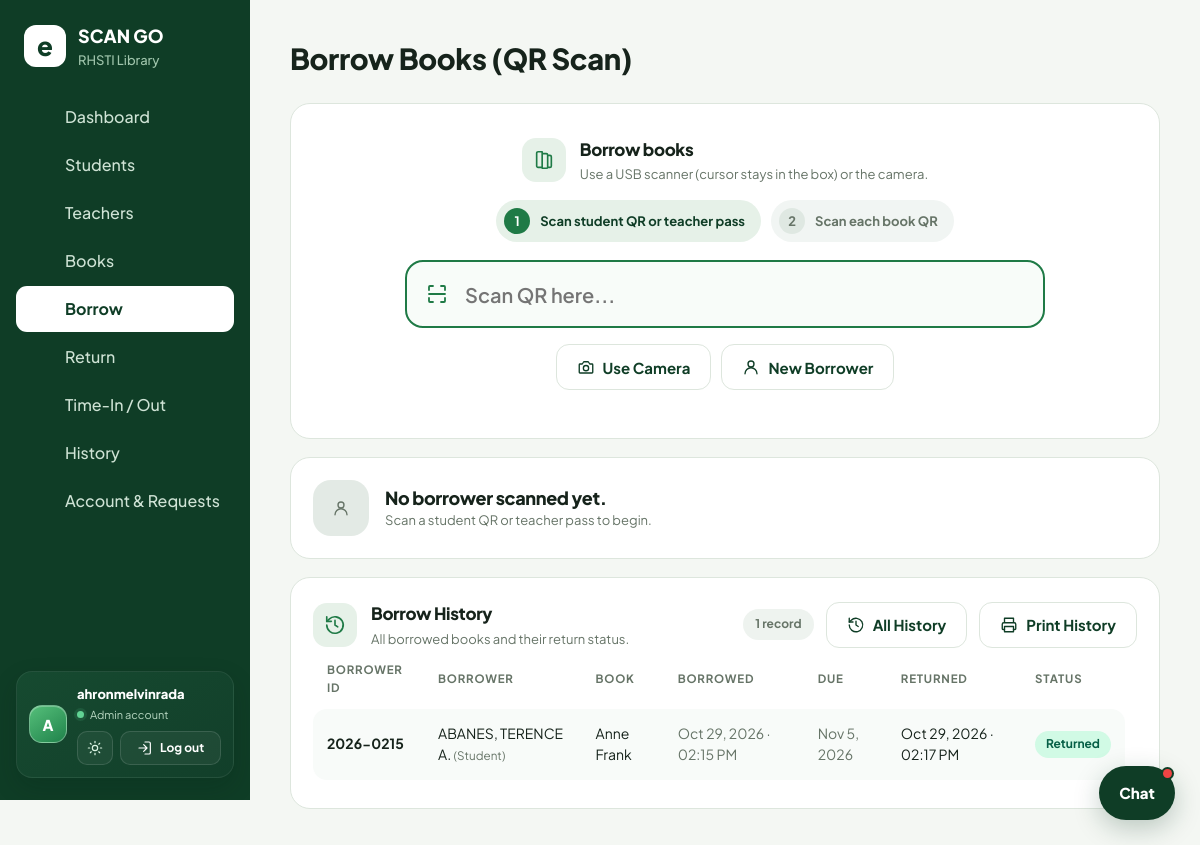
/sourcecode/borrow.php (signed in), run on the app's committed database.
### tables this page shows
CREATE TABLE `settings` (
  `k` varchar(64) NOT NULL,
  `v` text DEFAULT NULL
);

CREATE TABLE `borrowings` (
  `id` int(11) NOT NULL,
  `student_id` int(11) DEFAULT NULL,
  `teacher_id` int(11) DEFAULT NULL,
  `book_id` int(11) NOT NULL,
  `borrowed_at` datetime NOT NULL,
  `due_date` date DEFAULT NULL,
  `returned_at` datetime DEFAULT NULL
);

CREATE TABLE `books` (
  `id` int(11) NOT NULL,
  `accession_no` varchar(30) NOT NULL,
  `title` varchar(200) NOT NULL,
  `author` varchar(120) DEFAULT NULL,
  `publisher` varchar(120) DEFAULT NULL,
  `category` varchar(60) DEFAULT NULL,
  `quantity` int(11) DEFAULT 1,
  `available` int(11) DEFAULT 1
);

### sourcecode/borrow.php (the view, shortened to what the rows shown need)
<?php
require 'config.php';
require 'Ui2026.PHP';
$history=$pdo->query("SELECT COALESCE(s.student_no,t.teacher_no) AS borrower_no,
  COALESCE(s.name,t.name) AS borrower_name,CASE WHEN r.teacher_id IS NULL THEN 'Student' ELSE 'Teacher' END AS borrower_type,
  b.title,r.borrowed_at,r.due_date,r.returned_at
  FROM borrowings r
  LEFT JOIN students s ON s.id=r.student_id
  LEFT JOIN teachers t ON t.id=r.teacher_id
  JOIN books b ON b.id=r.book_id
  ORDER BY r.borrowed_at DESC,r.id DESC")->fetchAll();
head('Borrow Books (QR Scan)');
?>
<div class="pg">
<div class="card print-history">
  <div class="tw">
    <table>
      <tr><th>Borrower ID</th><th>Borrower</th><th>Book</th><th>Borrowed</th><th>Due</th><th>Returned</th><th>Status</th></tr>
      <tbody id="history-rows">
      <?php foreach($history as $r):
        $returned=!empty($r['returned_at']);
        $late=!empty($r['due_date'])&&($returned
          ? substr($r['returned_at'],0,10)>$r['due_date']
          : $r['due_date']<date('Y-m-d'));
        $status=$returned?($late?'Returned late':'Returned'):($late?'Overdue':'Borrowed');
        $statusClass=$late?'late':($returned?'ok':'out');
      ?>
      <tr>
        <td><?=h($r['borrower_no'])?></td>
        <td><?=h($r['borrower_name'])?> <small class="muted">(<?=h($r['borrower_type'])?>)</small></td>
        <td><?=h($r['title'])?></td>
        <td class="muted"><?=h(date('M j, Y · h:i A',strtotime($r['borrowed_at'])))?></td>
        <td class="muted"><?= $r['due_date']?h(date('M j, Y',strtotime($r['due_date']))):'—' ?></td>
        <td><?= $returned?h(date('M j, Y · h:i A',strtotime($r['returned_at']))):'—' ?></td>
        <td><span class="pill <?=$statusClass?>"><?=h($status)?></span></td>
      </tr>
      <?php endforeach;?>
      </tbody>
    </table>
  </div>
</div>
</div>
<?php foot('<script src="https://unpkg.com/html5-qrcode@2.3.8/html5-qrcode.min.js"></script><script>
let borrower=null;
const EMPTY=\'<div class="whocard"><div class="av off">?</div><div><div class="nm">No borrower scanned yet.</div><div class="sub">Scan a student QR or teacher pass to begin.</div></div></div>\';
function steps(on){s1.className="step"+(on?" done":" on");s2.className="step"+(on?" on":"");}
async function handle(v){
 if(window.scanFeedbackOpen)return;
 prepareScanFeedbackAudio();
 if(v.startsWith("STU:")||v.startsWith("TCH:")||!borrower&&!v.startsWith("BK:")){const r=await api("student",{code:v});flash(r.ok,r.msg);
  if(r.ok){borrower=(r.borrower_type==="teacher"?"TCH:":"STU:")+r.borrower_code;
   who.innerHTML=\'<div class="whocard"><div class="av">\'+esc((r.student.name||"?").trim().charAt(0).toUpperCase())+\'</div><div><div class="nm">\'+esc(r.student.name)+\'</div><div class="sub">\'+esc(r.borrower_type==="teacher"?"Teacher pass · ":"Student ID · ")+esc(r.borrower_code)+\'</div></div><div class="loans"><b>\'+esc(String(r.active))+\'</b><small>Active loans</small></div></div>\';
   steps(true);
   showScanFeedback("Borrower identified","Ready to scan books for this borrower.",r.profile,"",()=>scan.focus());}return;}
 if(!borrower){flash(false,"Scan a student QR or teacher pass first.");return;}
 const r=await api("borrow",{student:borrower,code:v});
 flash(r.ok,r.ok?"QR SCAN COMPLETE — "+r.msg:r.msg);
 if(r.ok){
  const body=document.getElementById("history-rows");
  const empty=body.querySelector("td[colspan]");
  if(empty)empty.parentElement.remove();
  const row=document.createElement("tr");
  const values=[
   [r.student_no,""],[r.student_name+" ("+(r.borrower_type==="teacher"?"Teacher":"Student")+")",""],[r.title,""],
   [r.borrowed_display,"muted"],[r.due_display,"muted"],["—",""],
   ["Borrowed","pill out"]
  ];
  values.forEach(([value,className])=>{const cell=document.createElement("td");cell.textContent=value;cell.className=className;row.appendChild(cell);});
  body.prepend(row);
  const count=body.querySelectorAll("tr").length;
  document.getElementById("history-count").textContent=count+" record"+(count===1?"":"s");
  showScanFeedback("Book borrowed","Loan recorded successfully.",r.profile,r.title,()=>scan.focus());
 }}
bindScanner(scan,handle);cam.onclick=()=>{prepareScanFeedbackAudio();startCamera("reader",handle);};
reset.onclick=()=>{borrower=null;who.innerHTML=EMPTY;steps(false);scan.focus();};
</script>');

### sourcecode/config.php (shortened to what the rows shown need)
<?php
      function h($s){return htmlspecialchars((string)$s,ENT_QUOTES);}
      function csrf_token(){
        return $_SESSION['csrf_token'];
      }
      function pwa_head_assets(){
        return '<link rel="manifest" href="manifest.json"><meta name="theme-color" content="#0f3d26"><meta name="apple-mobile-web-app-capable" content="yes"><meta name="apple-mobile-web-app-status-bar-style" content="default"><link rel="apple-touch-icon" href="assets/app-icon-180.png"><link rel="icon" href="assets/app-icon.svg" type="image/svg+xml"><script>window.addEventListener("load",function(){if("serviceWorker" in navigator&&window.isSecureContext){navigator.serviceWorker.register("sw.js").catch(function(error){console.error("Service worker registration failed:",error);});}});</script>';
      }
      function head($title){
        $p=basename($_SERVER['PHP_SELF']);$role=$_SESSION['u']['role']??'';
        $libraryName=function_exists('setting')?setting($GLOBALS['pdo'],'library_name','eSmartlib'):'eSmartlib';
        $schoolName=function_exists('setting')?setting($GLOBALS['pdo'],'school_name','RHSTI Library'):'RHSTI Library';
        $logoPath=function_exists('setting')?setting($GLOBALS['pdo'],'library_logo','assets/rhsti-school-logo.jpg'):'assets/rhsti-school-logo.jpg';
        $logoAllowed=$logoPath==='assets/rhsti-school-logo.jpg'||(strpos($logoPath,'uploads/library/')===0&&strpos($logoPath,'..')===false);
        $logoFile=$logoAllowed&&is_file(__DIR__.'/'.$logoPath)?$logoPath:'';
        $brandMark=$logoFile?'<img src="'.h($logoFile).'?v='.filemtime(__DIR__.'/'.$logoFile).'" alt="" style="width:42px;height:42px;object-fit:contain;flex:none;border-radius:12px;background:#fff;padding:3px">':'<i>e</i>';
        echo '<!doctype html><html lang="en"><head><meta charset="utf-8"><meta name="viewport" content="width=device-width, initial-scale=1"><title>'.h($title).' - '.h($libraryName).' | '.h($schoolName).'</title>'.pwa_head_assets().'<script>try{var t=localStorage.getItem("theme");if(t)document.documentElement.dataset.theme=t}catch(e){}</script><link rel="preconnect" href="https://fonts.googleapis.com"><link rel="stylesheet" href="https://fonts.googleapis.com/css2?family=Plus+Jakarta+Sans:wght@400;500;600;700;800&display=swap"><link rel="stylesheet" href="assets/style.css?v='.filemtime(__DIR__.'/assets/style.css').'"></head><body><div class="app'.($role==='student'?' student-app'.($p==='student.php'?' student-dashboard':''):($role==='teacher'?' teacher-app':($role==='admin'||$role==='librarian'?' staff-app':''))).'"><aside><div class="brand">'.$brandMark.'<span>'.h($libraryName).'<small>'.h($schoolName).'</small></span></div>'.($role==='student'?'<a class="student-logout" href="logout.php"><svg viewBox="0 0 24 24" fill="none" stroke="currentColor" stroke-width="1.8" stroke-linecap="round" stroke-linejoin="round" aria-hidden="true"><path d="M10 17l5-5-5-5m5 5H3"/><path d="M12 3h6a2 2 0 0 1 2 2v14a2 2 0 0 1-2 2h-6"/></svg><span>Log out</span></a>':($role==='teacher'?'<a class="student-logout" href="logout.php"><svg viewBox="0 0 24 24" fill="none" stroke="currentColor" stroke-width="1.8" stroke-linecap="round" stroke-linejoin="round" aria-hidden="true"><path d="M10 17l5-5-5-5m5 5H3"/><path d="M12 3h6a2 2 0 0 1 2 2v14a2 2 0 0 1-2 2h-6"/></svg><span>Log out</span></a>':($role==='admin'||$role==='librarian'?'<a class="staff-logout" href="logout.php"><svg viewBox="0 0 24 24" fill="none" stroke="currentColor" stroke-width="1.8" stroke-linecap="round" stroke-linejoin="round" aria-hidden="true"><path d="M10 17l5-5-5-5m5 5H3"/><path d="M12 3h6a2 2 0 0 1 2 2v14a2 2 0 0 1-2 2h-6"/></svg><span>Log out</span></a>':'' ))).'<nav>';
        echo '</nav><div class="who"><div class="who-info"><b>'.h($_SESSION['u']['username']).'</b><small><span class="who-dot"></span>'.h(ucfirst($role)).' account</small></div><div class="who-actions"><button type="button" class="tg" title="Switch to dark mode" aria-label="Switch to dark mode" aria-pressed="false"><svg viewBox="0 0 24 24" fill="none" stroke="currentColor" stroke-width="1.8" stroke-linecap="round" stroke-linejoin="round" aria-hidden="true"><circle cx="12" cy="12" r="4"/><path d="M12 2v2m0 16v2M4.93 4.93l1.42 1.42m11.3 11.3 1.42 1.42M2 12h2m16 0h2M4.93 19.07l-1.42-1.42m11.3-11.3 1.42-1.42"/></svg></button><a class="logout" href="logout.php"><svg viewBox="0 0 24 24" fill="none" stroke="currentColor" stroke-width="1.8" stroke-linecap="round" stroke-linejoin="round" aria-hidden="true"><path d="M10 17l5-5-5-5m5 5H3"/><path d="M12 3h6a2 2 0 0 1 2 2v14a2 2 0 0 1-2 2h-6"/></svg><span>Log out</span></a></div></div></aside><main><h1>'.h($title).'</h1>';
      }
      function foot($scripts=''){
          $chat='';
          if(!empty($_SESSION['u']['id'])){
            $chat='<div class="chat-widget" id="chat-widget" data-user-id="'.(int)$_SESSION['u']['id'].'" data-csrf="'.h(csrf_token()).'">
              <section class="chat-panel" id="chat-panel" hidden aria-label="Messages">
                <header class="chat-head"><div><strong>Messages</strong><small>Library community chat</small></div><button type="button" class="chat-close" data-chat-close aria-label="Close chat" onclick="document.querySelector(\'[data-chat-open]\').click()">×</button></header>
                <div class="chat-layout"><aside class="chat-people"><button type="button" class="chat-new" data-chat-new onclick="var d=this.parentNode.querySelector(\'[data-chat-directory]\');d.hidden=false;d.dispatchEvent(new CustomEvent(\'chat:new\'))">+ New chat</button><div data-chat-list></div><div class="chat-directory" data-chat-directory hidden><label class="chat-search-label"><span>Search students or staff</span><input type="search" data-chat-search maxlength="80" placeholder="Name, student ID, or username" autocomplete="off"></label><div data-chat-results></div></div></aside>
                  <section class="chat-room"><div class="chat-room-title" data-chat-title>Select a conversation</div><div class="chat-messages" data-chat-messages aria-live="polite"></div><form class="chat-compose" data-chat-form><input name="message" maxlength="2000" placeholder="Write a message..." autocomplete="off" disabled required><button type="submit" disabled>Send</button></form></section>
                </div><p class="chat-error" data-chat-error role="status"></p>
              </section>
              <button type="button" class="chat-launcher" data-chat-open aria-label="Open messages" onclick="var p=document.getElementById(\'chat-panel\');p.hidden=!p.hidden;this.setAttribute(\'aria-expanded\',String(!p.hidden));this.dispatchEvent(new CustomEvent(\'chat:toggle\',{detail:{open:!p.hidden}}))">Chat<span class="chat-unread-dot" data-chat-unread hidden></span></button>
            </div>';
          }
          echo '</main></div>'.$chat.'<script src="assets/app.js?v='.filemtime(__DIR__.'/assets/app.js').'"></script>'.($chat?'<script src="assets/messenger.js?v='.filemtime(__DIR__.'/assets/messenger.js').'"></script>':'').$scripts.'</body></html>';
      }

### data on the page
settings: k "RHSTI Library"
borrowings: borrower_no "2026-0215", borrower_name "ABANES, TERENCE A.", borrower_type "Student", book.title "Anne Frank", borrowed_at "Oct 29, 2026 · 02:15 PM", due_date "Nov 5, 2026", returned_at "Oct 29, 2026 · 02:17 PM", status "Returned"

### other printed values
$libraryName "SCAN GO"
$l "Dashboard"
$l "Students"
$l "Teachers"
$l "Books"
$l "Borrow"
$l "Return"
$l "Time-In / Out"
$l "History"
$l "Account & Requests"
$_SESSION['u']['username'] "ahronmelvinrada"
$role "Admin"
$title "Borrow Books (QR Scan)"
count($history) "1"
